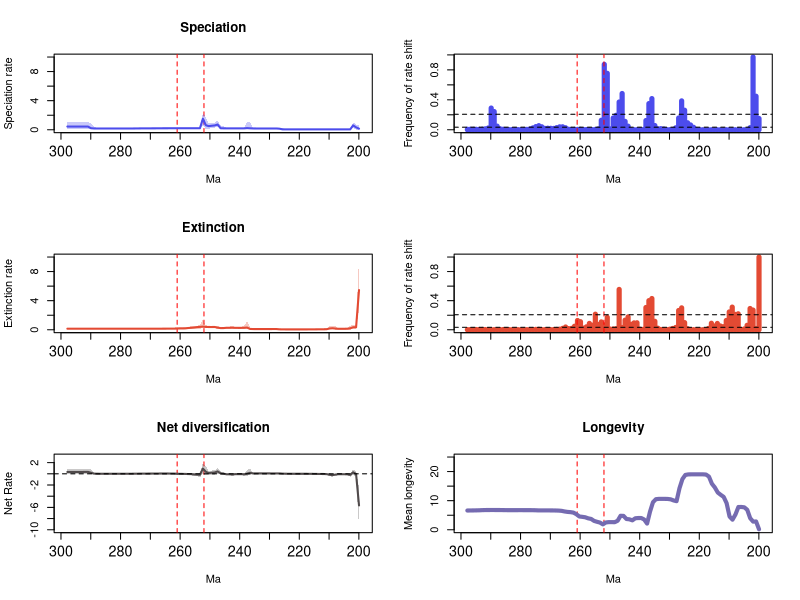

Reproduce this figure in R.


pdf(file='C:/Users/SimoesLabAdmin/Documents/BDNN_Arielli/reptilia/mcmc_no_predictors/A_rjmcmc_sampled_every_20k/RTT_plots_final.pdf',width=10, height=15)
par(mfrow=c(3,2))
library(scales)

# Define custom tick positions at 10 MY intervals
x_ticks <- seq(-300, -200, by=10)
x_tick_labels <- abs(x_ticks)

# Calculate positions for the mass extinction events
perm_trias_extinction = -252 # End-Permian mass extinction (252 Ma)
guadalupian_extinction = -261 # Guadalupian extinction (261 Ma)

time=c(-199.94725639499998, -200.936163185,-201.92506997499999,-202.913976765,-203.902883555,-204.891790345,-205.880697135,-206.869603925,-207.858510715,-208.847417505,-209.836324295,-210.82523108499998,-211.814137875,-212.803044665,-213.791951455,-214.780858245,-215.769765035,-216.758671825,-217.747578615,-218.736485405,-219.72539219499998,-220.714298985,-221.703205775,-222.692112565,-223.681019355,-224.669926145,-225.658832935,-226.647739725,-227.636646515,-228.62555330499998,-229.614460095,-230.60336688499999,-231.592273675,-232.581180465,-233.570087255,-234.558994045,-235.547900835,-236.536807625,-237.52571441499998,-238.514621205,-239.503527995,-240.492434785,-241.481341575,-242.470248365,-243.459155155,-244.448061945,-245.436968735,-246.42587552499998,-247.414782315,-248.403689105,-249.392595895,-250.381502685,-251.370409475,-252.359316265,-253.348223055,-254.337129845,-255.32603663499998,-256.31494342499997,-257.303850215,-258.292757005,-259.281663795,-260.270570585,-261.259477375,-262.248384165,-263.237290955,-264.226197745,-265.21510453499997,-266.204011325,-267.192918115,-268.181824905,-269.17073169500003,-270.159638485,-271.148545275,-272.137452065,-273.126358855,-274.11526564499997,-275.104172435,-276.093079225,-277.081986015,-278.070892805,-279.059799595,-280.048706385,-281.037613175,-282.026519965,-283.01542675499996,-284.004333545,-284.993240335,-285.982147125,-286.971053915,-287.959960705,-288.948867495,-289.937774285,-290.926681075,-291.91558786499996,-292.904494655,-293.893401445,-294.882308235,-295.871215025,-296.860121815,-297.849028605)
rate=c(0.15313336157387758, 0.3329589931299385,0.6022812176345975,0.05462234726966869,0.05441363681899425,0.05440987548663266,0.054409256016385146,0.0544079544710714,0.05440478273034457,0.05440402273480176,0.054395083707974065,0.0543900447290256,0.054386379399028996,0.054386063976915075,0.05438409227263544,0.054386964660841815,0.05438851208186892,0.05438934726170583,0.05439107981525484,0.05438851208186892,0.05439107981525484,0.054395083707974065,0.05441242652771938,0.05458867618248743,0.05578359152587249,0.057063239167522116,0.0610869860784142,0.146868398368434,0.1755449781044821,0.1732204936931233,0.17135924948194126,0.1712868949168721,0.17131785676627584,0.17269584469745752,0.1759194853385445,0.17804928196916736,0.18096753777969043,0.2004786216025732,0.22741507759231666,0.19171477894639716,0.19150224046857267,0.191503866698282,0.191503866698282,0.19151148200911042,0.19151651496416872,0.19158195991356075,0.19778614187292526,0.2069392558940807,0.7230063225861842,0.5947973601714684,0.5535046991635932,0.4981342905878909,0.6219470681038048,1.5218666449055225,0.210839285079017,0.2097201598419921,0.20922837478475642,0.20921175764913144,0.20923160952231645,0.2092652736618878,0.2094588022186713,0.20944136841795966,0.20890427909761553,0.20860294448580907,0.2083275536301596,0.20805223807699957,0.2072252625302661,0.2048608034117666,0.2015043656278464,0.19867028960409755,0.1967885752071245,0.19544275490527607,0.1937639042154109,0.1921318236354062,0.19030967632910573,0.1860827264156813,0.18047489155213853,0.17619829858252822,0.1736986628419781,0.1724344752817108,0.17194064474404058,0.17166595057770825,0.1714900671258485,0.17144335418383316,0.1715287869698151,0.17166271391623283,0.17159070833122347,0.1717960074328469,0.17248791329844748,0.17423817095047306,0.18073179440628226,0.21220395629042255,0.438759144124622,0.44383444266475175,0.4400138593165728,0.43876899664284086,0.43883824898537355,0.44005411392873744,0.44172845638591374,0.44484988665887687)
minHPD=c(2.1550036428609548e-05, 7.653404137394028e-05,0.2727053446141114,0.03906372913313762,0.04141076738495005,0.04137426738842922,0.04140535977921385,0.04141672549446696,0.04144149840540235,0.04139794126803834,0.04141672549446696,0.04153041628911467,0.04162690871843415,0.04144447608699939,0.041626796031199745,0.04148393683514212,0.04148393683514212,0.04148393683514212,0.041626796031199745,0.041626796031199745,0.04153041628911467,0.0414016579057861,0.04141672549446696,0.040823776242734346,0.040049116423558434,0.042035433757564744,0.04201267867534394,0.050300301037868124,0.106872442532739,0.1099202257114235,0.11109936897613146,0.11111124178155829,0.11110951404187178,0.11148702571233833,0.11085018012739528,0.11006654815406013,0.10681366891609854,0.10685491026142217,0.16177856676748043,0.13490066819262458,0.13665731541107906,0.13669821884077726,0.13667419540382367,0.13665731541107906,0.1375145014950347,0.13701371037991886,0.14434077091425976,0.1489607275093156,0.38583942031104007,0.2924593819136264,0.24707797938370565,0.11920517579714333,0.08787968870869799,0.6279973250323728,0.14082833338862508,0.14576856014983947,0.1459846650021991,0.14576856014983947,0.1457737661040971,0.14576856014983947,0.14551325465311296,0.14578748525574747,0.14578514256431396,0.14576856014983947,0.14459814888302316,0.14339291764932957,0.14251050262340587,0.12626267142312755,0.09415461362924665,0.0853213629341772,0.08323181971664739,0.08097132963701441,0.07682175465335771,0.0768769054389105,0.07403216726995196,0.06775798019466531,0.06261412046882604,0.06060341099059637,0.05888632879980028,0.057282207677089254,0.05757211991225554,0.05750748291889499,0.057533386062778503,0.057473624198091544,0.057473624198091544,0.05755426816516868,0.057544268376625365,0.05755029408603367,0.05736632624857129,0.05430102945372751,0.04266995305003667,0.052701695705230665,0.13976664945835357,0.1446289744760521,0.14522150899296643,0.14250492791748456,0.14347914449607577,0.1437002057049091,0.14301368144303758,0.1425236103650591)
maxHPD=c(0.5760985920107903, 0.7302041800555066,1.027443021804807,0.07080004724451847,0.06808515644644636,0.06800924933848194,0.06800924933848194,0.06800316255557624,0.06800316255557624,0.06793147082879239,0.0679057356585223,0.06799648365234083,0.06808515644644636,0.06789569153727282,0.06807602869512015,0.06792929041375652,0.06792929041375652,0.06793147082879239,0.06808052816301277,0.06808367459343903,0.06799606734883386,0.06790834887015225,0.06807908930341186,0.0687003285708555,0.13178783822359644,0.146550742292,0.18987578782934153,0.21543429950177917,0.22791738971853873,0.22404487537564244,0.2241005459078199,0.22403602092721447,0.22418878236967824,0.22467622086389957,0.22479025397548832,0.2271750757019642,0.233974137549528,1.0311050848903802,1.1308477835480217,0.2338931527938937,0.23278212030333223,0.23270347516802337,0.23263749443462572,0.2326676104993407,0.2336672795384761,0.23368462902386097,0.47911238782796545,0.5982642746342075,1.257381489917781,0.9626094473872286,0.9368650119044913,0.8750345734760814,1.7222642675225606,2.2897620507482586,0.30997345873507703,0.2926087091358037,0.2877904459107367,0.286986740074711,0.2869093373277986,0.28701374678093944,0.28807388023617225,0.28870057803975246,0.287889437029297,0.28807388023617225,0.2877816837071946,0.2880434781976923,0.29200584943051355,0.2965244160215808,0.27895033855653295,0.2717014025333729,0.269065016635512,0.26649393626973045,0.26211674563938947,0.26175085219308836,0.25840327277663094,0.25202655426693604,0.2458010978556797,0.24177502157293035,0.23972489613734965,0.23772065551783028,0.2377022054581586,0.23749975742691531,0.23749975742691531,0.23734047602439026,0.23705561147106669,0.23705561147106669,0.23732409978725214,0.23802196811338347,0.24017303694466285,0.24585901509974153,0.39367545728081144,0.8942233910607168,1.0896785932734903,1.0526965399161141,1.0311711116635687,1.0187972406870744,1.017437910386295,1.0165720838462353,1.0165720838462353,1.0242280544890465)
remove_na = !is.na(rate)
time = time[remove_na]
plot(time,time,type = 'n', ylim = c(0, 10), xlim = c(-298.343482,-199.452803), ylab = 'Speciation rate', xlab = 'Ma',main='Speciation', xaxt='n') # xaxt removes default x axis
axis(1, at=x_ticks, labels=x_tick_labels, cex.axis=1.3) # Custom x-axis with 10MY interval ticks
# Add vertical lines for mass extinction events
abline(v=perm_trias_extinction, col="red", lty=2) 
abline(v=guadalupian_extinction, col="red", lty=2)

polygon(c(time, rev(time)), c(maxHPD[remove_na], rev(minHPD[remove_na])), col = alpha('#4c4cec',0.3), border = NA)
lines(time,rate[remove_na], col = '#4c4cec', lwd=2)
mids=c(-199.95225087373734, -200.9511466212121,-201.95004236868687,-202.94893811616163,-203.94783386363633,-204.9467296111111,-205.94562535858586,-206.94452110606062,-207.94341685353533,-208.9423126010101,-209.94120834848485,-210.9401040959596,-211.93899984343432,-212.93789559090908,-213.93679133838384,-214.9356870858586,-215.9345828333333,-216.93347858080807,-217.93237432828283,-218.9312700757576,-219.9301658232323,-220.92906157070706,-221.92795731818183,-222.9268530656566,-223.9257488131313,-224.92464456060605,-225.92354030808082,-226.92243605555552,-227.92133180303028,-228.92022755050505,-229.9191232979798,-230.9180190454545,-231.91691479292928,-232.91581054040404,-233.9147062878788,-234.9136020353535,-235.91249778282827,-236.91139353030303,-237.9102892777778,-238.9091850252525,-239.90808077272726,-240.90697652020202,-241.90587226767678,-242.9047680151515,-243.90366376262625,-244.902559510101,-245.90145525757578,-246.90035100505048,-247.89924675252524,-248.8981425,-249.89703824747477,-250.89593399494947,-251.89482974242424,-252.893725489899,-253.89262123737376,-254.89151698484847,-255.89041273232323,-256.88930847979793,-257.8882042272727,-258.88709997474746,-259.8859957222222,-260.884891469697,-261.8837872171717,-262.88268296464645,-263.8815787121212,-264.8804744595959,-265.8793702070707,-266.87826595454544,-267.8771617020202,-268.87605744949497,-269.87495319696967,-270.87384894444443,-271.8727446919192,-272.8716404393939,-273.87053618686866,-274.8694319343434,-275.8683276818182,-276.86722342929295,-277.86611917676765,-278.8650149242424,-279.8639106717171,-280.8628064191919,-281.86170216666665,-282.8605979141414,-283.85949366161617,-284.8583894090909,-285.85728515656564,-286.8561809040404,-287.8550766515151,-288.85397239898987,-289.85286814646463,-290.8517638939394,-291.85065964141415,-292.84955538888886,-293.8484511363636,-294.8473468838384,-295.8462426313131,-296.84513837878785,-297.8440341262626)
counts=c(0.1508744038155803, 0.44804451510333865,0.9716693163751987,0.028139904610492844,0.0005087440381558028,0.0005087440381558028,0.00038155802861685216,0.00038155802861685216,0.0004610492845786963,0.0006836248012718601,0.000397456279809221,0.000397456279809221,0.00017488076311605722,0.0002384737678855326,0.0002702702702702703,0.00019077901430842608,0.00028616852146263913,0.0002702702702702703,0.00014308426073131957,0.00030206677265500793,0.0009697933227344992,0.0037042925278219395,0.03325914149443561,0.064181240063593,0.09340222575516693,0.26104928457869636,0.3858346581875994,0.15736089030206676,0.02575516693163752,0.0031478537360890304,0.0012559618441971383,0.002273449920508744,0.009379968203497615,0.01505564387917329,0.01273449920508744,0.056518282988871224,0.4164387917329094,0.3496661367249603,0.1231637519872814,0.002066772655007949,0.0008108108108108108,0.0010174880763116057,0.0009697933227344992,0.0010015898251192368,0.04818759936406995,0.11206677265500795,0.4843402225755167,0.37068362480127187,0.19335453100158984,0.1572496025437202,0.011589825119236884,0.7541176470588236,0.873577106518283,0.1272019077901431,0.011160572337042925,0.005087440381558029,0.001796502384737679,0.0011923688394276629,0.002845786963434022,0.003465818759936407,0.005389507154213036,0.005278219395866455,0.004531001589825119,0.0042448330683624805,0.0073449920508744035,0.026931637519872813,0.03992050874403816,0.03925278219395866,0.028330683624801272,0.018076311605723372,0.01969793322734499,0.020858505564387918,0.019189189189189187,0.039904610492845785,0.05502384737678855,0.04230524642289348,0.025055643879173292,0.011271860095389507,0.005294117647058823,0.003338632750397456,0.0022257551669316376,0.0021303656597774245,0.002368839427662957,0.002591414944356121,0.001971383147853736,0.0027503974562798094,0.0069475357710651825,0.013322734499205088,0.04847376788553259,0.2432114467408585,0.2899523052464229,0.023736089030206676,0.012670906200317964,0.007281399046104928,0.005818759936406995,0.006184419713831478,0.005850556438791733,0.007360890302066773,0.00712241653418124)
plot(mids,counts,type = 'h', xlim = c(-298.343482,-199.452803), ylim=c(0,0.9716693163751987), ylab = 'Frequency of rate shift', xlab = 'Ma',lwd=5,col='#4c4cec', xaxt='n') # xaxt removes default x axis
axis(1, at=x_ticks, labels=x_tick_labels, cex.axis=1.3) # Custom x-axis with 10MY interval ticks
# Add vertical lines for mass extinction events
abline(v=perm_trias_extinction, col="red", lty=2) 
abline(v=guadalupian_extinction, col="red", lty=2)
bf2 = 0.034099133750137754
bf6 = 0.20688761245815923
abline(h=bf2, lty=2)
abline(h=bf6, lty=2)

time=c(-199.94725639499998, -200.936163185,-201.92506997499999,-202.913976765,-203.902883555,-204.891790345,-205.880697135,-206.869603925,-207.858510715,-208.847417505,-209.836324295,-210.82523108499998,-211.814137875,-212.803044665,-213.791951455,-214.780858245,-215.769765035,-216.758671825,-217.747578615,-218.736485405,-219.72539219499998,-220.714298985,-221.703205775,-222.692112565,-223.681019355,-224.669926145,-225.658832935,-226.647739725,-227.636646515,-228.62555330499998,-229.614460095,-230.60336688499999,-231.592273675,-232.581180465,-233.570087255,-234.558994045,-235.547900835,-236.536807625,-237.52571441499998,-238.514621205,-239.503527995,-240.492434785,-241.481341575,-242.470248365,-243.459155155,-244.448061945,-245.436968735,-246.42587552499998,-247.414782315,-248.403689105,-249.392595895,-250.381502685,-251.370409475,-252.359316265,-253.348223055,-254.337129845,-255.32603663499998,-256.31494342499997,-257.303850215,-258.292757005,-259.281663795,-260.270570585,-261.259477375,-262.248384165,-263.237290955,-264.226197745,-265.21510453499997,-266.204011325,-267.192918115,-268.181824905,-269.17073169500003,-270.159638485,-271.148545275,-272.137452065,-273.126358855,-274.11526564499997,-275.104172435,-276.093079225,-277.081986015,-278.070892805,-279.059799595,-280.048706385,-281.037613175,-282.026519965,-283.01542675499996,-284.004333545,-284.993240335,-285.982147125,-286.971053915,-287.959960705,-288.948867495,-289.937774285,-290.926681075,-291.91558786499996,-292.904494655,-293.893401445,-294.882308235,-295.871215025,-296.860121815,-297.849028605)
rate=c(5.4586905758389905, 0.341354083102555,0.34560123291042544,0.1969366829012808,0.1472698087041735,0.13934587356535277,0.1381539807869057,0.13826581726434137,0.16268617748904535,0.2093848755728515,0.17586859300889052,0.07611476420971347,0.06513258595549103,0.0635191995427058,0.061787770102748954,0.058231247556780635,0.05587895769095146,0.052679317265644274,0.051883330040212686,0.05178292219862707,0.05176879524963883,0.051755651176601816,0.05174781566100999,0.05175816371948125,0.05179454053651629,0.052052209462811014,0.05413320950760117,0.06311025331921907,0.09908359139207623,0.09871328967881807,0.09720917884756476,0.09642612118699405,0.09626653917974096,0.09619527927622175,0.09613316604547467,0.09628865820007437,0.09854230373556003,0.11647733948275527,0.30327342724251494,0.2710393350302904,0.2628152948083585,0.262913889602001,0.26640896690851945,0.28493828002390376,0.2776311266749296,0.2738872615004047,0.23442253603439733,0.23227065751213138,0.29419507333722605,0.3815773475087195,0.3790598006420186,0.37958574632794445,0.3917885341296624,0.43475447785171295,0.39583463310202677,0.3668674957578089,0.31124340971093656,0.2714644266367574,0.24122457145992487,0.1913893453423452,0.184654870855062,0.18027308008394755,0.16349666899817314,0.1562545573999757,0.15449796608972005,0.15364406127406893,0.15205428595947273,0.15000036816643159,0.14909645654032105,0.14876122879958614,0.14864212325613543,0.1485291942268649,0.1484680905685581,0.1484501829752645,0.14840052312036195,0.14825643732051633,0.1478718307630349,0.14765100369957107,0.14753765538939548,0.14747104330294175,0.14744654902365634,0.14742642712604753,0.14743413830311197,0.14744908679826518,0.14745763728069988,0.14743686659568436,0.14728887957134107,0.14708299560554228,0.14692352749171905,0.1468661422223781,0.14681402112989012,0.14678146196821262,0.14678911843767317,0.14683838692812273,0.14692196144872138,0.14703894265374018,0.14711364684754524,0.14715697388957205,0.14719150832186706,0.14720398597303427)
minHPD=c(2.7816194709810413, 0.13089233413206436,0.13083854681658377,0.01602321415360232,6.303811107802121e-05,0.009959265970644258,0.009632219224173304,0.009535205187950991,0.021269496552257367,0.11039786440754024,0.04131805763050692,0.04053549624952102,0.03935787071264956,0.03929761633116272,0.03725599664612839,0.033507493732069064,0.03118943383638901,0.029707517053096183,0.031185461279861493,0.031111614994809182,0.031111614994809182,0.03111590337083885,0.031111614994809182,0.03118765599183603,0.03118943383638901,0.030126305204693393,0.027755058698134088,0.031111614994809182,0.04975049653068004,0.05252021128214867,0.053002911895872855,0.05343140628866335,0.05343140628866335,0.053480441246437964,0.05315857058697957,0.05250228792959498,0.04845138361929763,0.05354417077861716,0.12048295320512015,0.05539989766373727,0.08285349864682576,0.07811546348521682,0.08905934310632463,0.1750109766045938,0.1509941507645412,0.13579210629679025,0.0580235863467542,0.05801009021486317,0.0927974380332684,0.2209981372100954,0.22159607874507184,0.22142967733713864,0.21922883274282237,0.24015785468767215,0.14322038564094894,0.14305586363199693,0.13083907789028693,0.1219396969535351,0.12038133482089858,0.11659512670808525,0.11516001894848032,0.11021413485690662,0.09596168623371114,0.09886189619779032,0.09701935352504018,0.09672745631556856,0.08878379718594998,0.09054514380580798,0.09479557662809046,0.0961950612220244,0.09610372377157107,0.09654915047821286,0.09634346902675901,0.09654915047821286,0.09670662960611492,0.0954562457610299,0.09574607980926163,0.09640668192133761,0.09654915047821286,0.09641675036970235,0.0965010209242332,0.09654915047821286,0.09655144854712601,0.0967196918621378,0.09670662960611492,0.09655826449165325,0.09654181768391855,0.09647051041099014,0.09629873060421541,0.0956018828916174,0.095432444620053,0.09523797679701897,0.09484770955667897,0.09440337854550433,0.09436352283310383,0.09277720408482273,0.0914424401454519,0.0925186257100834,0.09149501523539517,0.09039965125814906)
maxHPD=c(9.993676233121652, 0.6524795973089286,0.6524795973089286,0.5562182080834596,0.28411325902143597,0.22536850772501874,0.22166702784661307,0.22185546893686733,0.45525775758092624,0.569225461155687,0.5100417544035416,0.206121723207222,0.17301211840520161,0.16646397807751628,0.16001526176460285,0.14840591480781404,0.1400858989414134,0.07578871551379285,0.07388329721907952,0.07365132923531013,0.07365132923531013,0.07366919622401484,0.07370847683360374,0.07386314417439341,0.0740423614196601,0.0742444458595478,0.10082067083443064,0.12423498208928535,0.16554677711850402,0.15188932230709173,0.14480944131440487,0.14286417375641045,0.14261879890043472,0.14270866586649708,0.14305167555572756,0.1464637887375882,0.24484989939814958,0.3106996154913354,1.151915954495863,0.5756549655059755,0.36353052025080773,0.3575439312359967,0.3645998070406865,0.567347122674484,0.38458403287507076,0.3753131622755357,0.3219833008775021,0.32349350023717094,0.5465384398553977,0.5702918864907642,0.5644569333467281,0.5642730123735211,0.5975844485151441,1.373538732904672,0.6471539419792155,0.5686051819069842,0.5396752263821352,0.45781876800355203,0.44246383453749555,0.41607408584197836,0.4051620987623977,0.39682831742202834,0.3249865466160056,0.29862685402897104,0.2897662449733741,0.2854009507963039,0.2629225929503806,0.2138713681790691,0.20881914031500165,0.2074529135216671,0.20589622960223672,0.20557680557720281,0.2049868034495811,0.20491373986137054,0.2048763191900449,0.20319901424010733,0.20220153913836553,0.2021835209299927,0.20209201734750762,0.20183877900396768,0.20186003973045366,0.20183877900396768,0.2017343625764493,0.20186003973045366,0.20186003973045366,0.20172253294580883,0.20172253294580883,0.20186003973045366,0.20220916526071278,0.2017343625764493,0.20174604789728362,0.20188552250328762,0.2018548161080748,0.20204940347662032,0.2032050185279287,0.20318233929496474,0.20330604304497357,0.20562314355631764,0.2058739821364474,0.2058739821364474)
remove_na = !is.na(rate)
time = time[remove_na]
plot(time,time,type = 'n', ylim = c(0, 10), xlim = c(-298.343482,-199.452803), ylab = 'Extinction rate', xlab = 'Ma',main='Extinction', xaxt='n') # xaxt removes default x axis
axis(1, at=x_ticks, labels=x_tick_labels, cex.axis=1.3) # Custom x-axis with 10MY interval ticks
# Add vertical lines for mass extinction events
abline(v=perm_trias_extinction, col="red", lty=2) 
abline(v=guadalupian_extinction, col="red", lty=2)
polygon(c(time, rev(time)), c(maxHPD[remove_na], rev(minHPD[remove_na])), col = alpha('#e34a33',0.3), border = NA)
lines(time,rate[remove_na], col = '#e34a33', lwd=2)
mids=c(-199.95225087373734, -200.9511466212121,-201.95004236868687,-202.94893811616163,-203.94783386363633,-204.9467296111111,-205.94562535858586,-206.94452110606062,-207.94341685353533,-208.9423126010101,-209.94120834848485,-210.9401040959596,-211.93899984343432,-212.93789559090908,-213.93679133838384,-214.9356870858586,-215.9345828333333,-216.93347858080807,-217.93237432828283,-218.9312700757576,-219.9301658232323,-220.92906157070706,-221.92795731818183,-222.9268530656566,-223.9257488131313,-224.92464456060605,-225.92354030808082,-226.92243605555552,-227.92133180303028,-228.92022755050505,-229.9191232979798,-230.9180190454545,-231.91691479292928,-232.91581054040404,-233.9147062878788,-234.9136020353535,-235.91249778282827,-236.91139353030303,-237.9102892777778,-238.9091850252525,-239.90808077272726,-240.90697652020202,-241.90587226767678,-242.9047680151515,-243.90366376262625,-244.902559510101,-245.90145525757578,-246.90035100505048,-247.89924675252524,-248.8981425,-249.89703824747477,-250.89593399494947,-251.89482974242424,-252.893725489899,-253.89262123737376,-254.89151698484847,-255.89041273232323,-256.88930847979793,-257.8882042272727,-258.88709997474746,-259.8859957222222,-260.884891469697,-261.8837872171717,-262.88268296464645,-263.8815787121212,-264.8804744595959,-265.8793702070707,-266.87826595454544,-267.8771617020202,-268.87605744949497,-269.87495319696967,-270.87384894444443,-271.8727446919192,-272.8716404393939,-273.87053618686866,-274.8694319343434,-275.8683276818182,-276.86722342929295,-277.86611917676765,-278.8650149242424,-279.8639106717171,-280.8628064191919,-281.86170216666665,-282.8605979141414,-283.85949366161617,-284.8583894090909,-285.85728515656564,-286.8561809040404,-287.8550766515151,-288.85397239898987,-289.85286814646463,-290.8517638939394,-291.85065964141415,-292.84955538888886,-293.8484511363636,-294.8473468838384,-295.8462426313131,-296.84513837878785,-297.8440341262626)
counts=c(1.0, 0.01751987281399046,0.27057233704292527,0.29243243243243244,0.06111287758346582,0.011033386327503975,0.003990461049284579,0.21953895071542132,0.2111287758346582,0.3115739268680445,0.24507154213036567,0.12783783783783784,0.04243243243243243,0.05273449920508744,0.08678855325914149,0.05174880763116057,0.08972972972972973,0.018139904610492846,0.002273449920508744,0.0005405405405405405,0.0005405405405405405,0.000794912559618442,0.0013513513513513514,0.0024165341812400635,0.014594594594594595,0.09831478537360891,0.3011605723370429,0.26491255961844196,0.03203497615262321,0.018028616852146264,0.00823529411764706,0.002082670906200318,0.0015421303656597775,0.004069952305246423,0.021748807631160574,0.11634340222575516,0.42955484896661367,0.4002543720190779,0.3058823529411765,0.005135135135135135,0.006915739268680445,0.09607313195548489,0.09457869634340223,0.07543720190779014,0.17737678855325914,0.1324006359300477,0.031542130365659775,0.554610492845787,0.015516693163751987,0.010588235294117647,0.009507154213036566,0.17119236883942765,0.06677265500794913,0.10813990461049285,0.07162162162162163,0.21410174880763116,0.06290937996820349,0.08736089030206677,0.04063593004769475,0.02287758346581876,0.11101748807631161,0.1275516693163752,0.04861685214626391,0.019236883942766295,0.015818759936406995,0.03809220985691574,0.01960254372019078,0.00821939586645469,0.004515103338632751,0.002972972972972973,0.0018441971383147853,0.0013672496025437203,0.0017170111287758347,0.002273449920508744,0.00616852146263911,0.0056597774244833065,0.002988871224165342,0.0013036565977742449,0.001287758346581876,0.0009062003179650238,0.0010015898251192368,0.0010492845786963434,0.0009697933227344992,0.0010651828298887122,0.002448330683624801,0.003577106518282989,0.003243243243243243,0.001971383147853736,0.001589825119236884,0.0013831478537360891,0.0015739268680445152,0.002273449920508744,0.003243243243243243,0.00410174880763116,0.0035135135135135136,0.0033068362480127185,0.0027503974562798094,0.0028298887122416533,0.001955484896661367)
plot(mids,counts,type = 'h', xlim = c(-298.343482,-199.452803), ylim=c(0,1.0), ylab = 'Frequency of rate shift', xlab = 'Ma',lwd=5,col='#e34a33', xaxt='n') # xaxt removes default x axis
axis(1, at=x_ticks, labels=x_tick_labels, cex.axis=1.3) # Custom x-axis with 10MY interval ticks
# Add vertical lines for mass extinction events
abline(v=perm_trias_extinction, col="red", lty=2) 
abline(v=guadalupian_extinction, col="red", lty=2)
abline(h=bf2, lty=2)
abline(h=bf6, lty=2)
#Net Diversification Rate
time=c(-199.94725639499998, -200.936163185,-201.92506997499999,-202.913976765,-203.902883555,-204.891790345,-205.880697135,-206.869603925,-207.858510715,-208.847417505,-209.836324295,-210.82523108499998,-211.814137875,-212.803044665,-213.791951455,-214.780858245,-215.769765035,-216.758671825,-217.747578615,-218.736485405,-219.72539219499998,-220.714298985,-221.703205775,-222.692112565,-223.681019355,-224.669926145,-225.658832935,-226.647739725,-227.636646515,-228.62555330499998,-229.614460095,-230.60336688499999,-231.592273675,-232.581180465,-233.570087255,-234.558994045,-235.547900835,-236.536807625,-237.52571441499998,-238.514621205,-239.503527995,-240.492434785,-241.481341575,-242.470248365,-243.459155155,-244.448061945,-245.436968735,-246.42587552499998,-247.414782315,-248.403689105,-249.392595895,-250.381502685,-251.370409475,-252.359316265,-253.348223055,-254.337129845,-255.32603663499998,-256.31494342499997,-257.303850215,-258.292757005,-259.281663795,-260.270570585,-261.259477375,-262.248384165,-263.237290955,-264.226197745,-265.21510453499997,-266.204011325,-267.192918115,-268.181824905,-269.17073169500003,-270.159638485,-271.148545275,-272.137452065,-273.126358855,-274.11526564499997,-275.104172435,-276.093079225,-277.081986015,-278.070892805,-279.059799595,-280.048706385,-281.037613175,-282.026519965,-283.01542675499996,-284.004333545,-284.993240335,-285.982147125,-286.971053915,-287.959960705,-288.948867495,-289.937774285,-290.926681075,-291.91558786499996,-292.904494655,-293.893401445,-294.882308235,-295.871215025,-296.860121815,-297.849028605)
net_rate=c(-5.648477313544931, -0.029430453532296036,0.27057197295256696,-0.18759126438566937,-0.09102763002415938,-0.07497227701806665,-0.07304782553626622,-0.07315238683934451,-0.13585186454184422,-0.23345448669516722,-0.16565118557219352,-0.054862771257499075,-0.03396154323884516,-0.028735774425189157,-0.023601659295044906,-0.01423605392377381,-0.008642640973175136,-0.00014814061411682751,0.001869069412611043,0.002052459951635907,0.0020680233274289377,0.0020985840952948967,0.0022008792440954216,0.003097634021383518,0.009554547925788501,0.01621939234765297,0.03237534790820745,0.0719883851526126,0.07203597974454362,0.07062121251281311,0.0722504768481412,0.07339604437101052,0.07359944186524801,0.07445121522619247,0.07634249080210855,0.0765481502064084,0.07171063943430495,0.1789317424590938,0.03422794456837943,-0.09103861906749508,-0.05781185658526929,-0.05809936488743005,-0.06349874054635324,-0.11841179429413966,-0.08874813170570124,-0.08003065149137675,0.01848058840224636,0.08839849035066917,0.42722015293116394,0.23498388401627662,0.19727420457332623,0.12409751681391543,0.3578270261378298,0.9367642383892729,-0.17508233113356803,-0.14737386437770825,-0.11357131183170316,-0.054895888193543345,-0.04065812186154888,-0.019092300075218546,-0.00981341626642464,-0.003514925791235492,0.026358613154098872,0.04313636568731741,0.047369783786319807,0.04922058088307114,0.051742431258552754,0.052252159808715996,0.04786426657240647,0.0437530065731813,0.04085025984400306,0.038893711406209085,0.03627353307351356,0.033754199065853106,0.031101339907547418,0.024665116475878806,0.017726034064516765,0.012866381627727316,0.010283844872744237,0.009122806396275083,0.008703073724055274,0.00851107194920708,0.008358694224770011,0.008355872484834917,0.008406003701085359,0.008674238212941318,0.008982267307142624,0.009713993201300297,0.011395362846541439,0.015700829450539813,0.03584131355459231,0.19414328001790956,0.3447322674227995,0.34041172507600403,0.33255298303641406,0.3289332018423625,0.3279563432377576,0.3281809478229288,0.32912863011176524,0.33198412034074043)
net_minHPD=c(-9.776122047679221, -0.46465561307132364,-0.19497866149262166,-0.5425064513824113,-0.2356821256844224,-0.1715355019379887,-0.17150004604235633,-0.17087535745200338,-0.40188298137485223,-0.5158798730410916,-0.45462342216771445,-0.15546591231425974,-0.12067116606253636,-0.11393679561289409,-0.10595577808102356,-0.08914500008851937,-0.07964706552930467,-0.02492934077274988,-0.023028602956474346,-0.022507894416878525,-0.022492115989612253,-0.022952198195672652,-0.023022919042764996,-0.02303150874500788,-0.025138083787546457,-0.02375600394360535,-0.031113863232985525,-0.034081302221762394,-0.01279243394575369,0.008410174976330259,0.015199205857596043,0.016584250478746718,0.01783206604499782,0.016559366450592784,0.014592452150308521,0.011556674087517135,-0.07707415018470362,-0.15219152274427353,-0.34111837148087054,-0.4295681210509825,-0.18215370693659966,-0.18152514212246212,-0.17993388247348477,-0.3958188737726897,-0.20705336624386583,-0.20389499142215378,-0.13755576406450076,-0.13694741320244327,0.01118438471201777,-0.14845719765354043,-0.18784202512069587,-0.24550473941818232,-0.29239901485799524,0.07599148984583004,-0.6403880964004239,-0.39671007452558316,-0.35892735804521136,-0.2636563411694288,-0.2449917004953247,-0.21621498178819062,-0.21020927959358485,-0.19483878631006246,-0.13607905086455044,-0.102928977083444,-0.09279441845688863,-0.08116648641660337,-0.06359852332712185,-0.049750636752665015,-0.06010039696464911,-0.06340569183645589,-0.06649667634985963,-0.0715401564090045,-0.07662399474435985,-0.07763014870193197,-0.08092509648726835,-0.08805675081553511,-0.093510033060133,-0.09785312751192561,-0.09793482840319859,-0.09785312751192561,-0.10144820001483144,-0.10124524433821333,-0.10124524433821333,-0.10118615965607194,-0.09784727520478012,-0.09793482840319859,-0.09792628693377266,-0.09786048986484444,-0.10118615965607194,-0.1037071005691844,-0.12075187004557064,-0.10497574146148929,-0.03779342906104913,-0.03273150619479798,-0.028009367651295858,-0.02959853024187012,-0.030114414766032466,-0.03027921433860009,-0.03425900454569014,-0.034459504986947775)
net_maxHPD=c(-2.4824873670775287, 0.42371164836400677,0.7510769364283963,0.04454199789812791,0.052423768192601576,0.044815373416682534,0.04114895816090459,0.04209483406052569,0.03190044881951258,-0.049610682979815524,0.015332728504192629,0.014276452898832219,0.01593012839045966,0.01568893360539507,0.01833781415659204,0.023281946045782112,0.025767500198565496,0.030868240753560344,0.028584155079072457,0.02889308317622155,0.02892376787841592,0.02853743152971517,0.028760677583390022,0.031120867410390204,0.07909658502986991,0.09948963601645874,0.16455431315797564,0.1751680881831318,0.1632628318385351,0.1441116940079275,0.13591462329045062,0.13483110473271495,0.13602195760820673,0.1358863896321991,0.1386345066346555,0.1463144567289379,0.15471076368060518,0.9903232797186843,0.648807485840494,0.13368541837431908,0.09456857268162148,0.09405427743298589,0.0931762584140543,0.01599785581611582,0.02777870980370442,0.04047509710325972,0.26381400742536654,0.4486551518403266,0.9754121869990893,0.6438049124481902,0.57923721395871,0.4874047429249081,1.396917231900216,1.9086864436568778,0.13196987374648583,0.08425869512794579,0.10123299710604242,0.11344935463072564,0.12187749883374516,0.13211664621644376,0.13508956834396413,0.14807323771589767,0.16265948540036007,0.1626671040543326,0.16172259011384701,0.16780643900789907,0.16781215119593104,0.1622514287034137,0.14966513762422592,0.14482461321518314,0.14097153050229316,0.1359409749371601,0.13155069339803516,0.1306023611850765,0.12835052729639154,0.12209501080148584,0.11622447142419988,0.10897133792297456,0.10821407403316545,0.10785057303213577,0.10397357442493288,0.10402909332483365,0.10402909332483365,0.10397115883519978,0.10701231779680923,0.10669715029594531,0.10706314346514696,0.10853980781696315,0.11002081533186286,0.12082421265010043,0.2589092456870774,0.7544671851949722,0.927615931359812,0.9004218708133466,0.8830947002512828,0.8752933305140574,0.8739296088437543,0.8749186376469705,0.8739296088437543,0.883314213259666)
remove_na = !is.na(net_rate)
time = time[remove_na]
plot(time,time,type = 'n', ylim = c(-10, 3), xlim = c(-298.343482,-199.452803), ylab = 'Net Rate', xlab = 'Ma',lwd=2, main='Net diversification', col= '#504A4B', xaxt='n') # xaxt removes default x axis
axis(1, at=x_ticks, labels=x_tick_labels, cex.axis=1.3) # Custom x-axis with 10MY interval ticks
# Add vertical lines for mass extinction events
abline(v=perm_trias_extinction, col="red", lty=2) 
abline(v=guadalupian_extinction, col="red", lty=2)
polygon(c(time, rev(time)), c(net_maxHPD[remove_na], rev(net_minHPD[remove_na])), col = alpha('#504A4B',0.3), border = NA)
lines(time,net_rate[remove_na], col = '#504A4B', lwd=2)
abline(h=0,lty=2)


time=c(-199.94725639499998, -200.936163185,-201.92506997499999,-202.913976765,-203.902883555,-204.891790345,-205.880697135,-206.869603925,-207.858510715,-208.847417505,-209.836324295,-210.82523108499998,-211.814137875,-212.803044665,-213.791951455,-214.780858245,-215.769765035,-216.758671825,-217.747578615,-218.736485405,-219.72539219499998,-220.714298985,-221.703205775,-222.692112565,-223.681019355,-224.669926145,-225.658832935,-226.647739725,-227.636646515,-228.62555330499998,-229.614460095,-230.60336688499999,-231.592273675,-232.581180465,-233.570087255,-234.558994045,-235.547900835,-236.536807625,-237.52571441499998,-238.514621205,-239.503527995,-240.492434785,-241.481341575,-242.470248365,-243.459155155,-244.448061945,-245.436968735,-246.42587552499998,-247.414782315,-248.403689105,-249.392595895,-250.381502685,-251.370409475,-252.359316265,-253.348223055,-254.337129845,-255.32603663499998,-256.31494342499997,-257.303850215,-258.292757005,-259.281663795,-260.270570585,-261.259477375,-262.248384165,-263.237290955,-264.226197745,-265.21510453499997,-266.204011325,-267.192918115,-268.181824905,-269.17073169500003,-270.159638485,-271.148545275,-272.137452065,-273.126358855,-274.11526564499997,-275.104172435,-276.093079225,-277.081986015,-278.070892805,-279.059799595,-280.048706385,-281.037613175,-282.026519965,-283.01542675499996,-284.004333545,-284.993240335,-285.982147125,-286.971053915,-287.959960705,-288.948867495,-289.937774285,-290.926681075,-291.91558786499996,-292.904494655,-293.893401445,-294.882308235,-295.871215025,-296.860121815,-297.849028605)
rate=c(0.1699302880364946, 2.8461369799283567,2.8095375809887555,3.9799301083171197,6.866427806162008,7.717927532452816,7.834559048508226,7.828360498151115,5.251182402391478,3.47185701202271,4.541089726738069,9.139434672095845,11.298223643382755,12.007282097394873,12.796231378200215,14.538051758797232,15.823915952884056,18.280663251706503,18.979862643448893,19.04681269580085,19.051173823811684,19.054696521702763,19.05770330256528,19.052267177349744,19.027799225794016,18.851312705889704,17.43698585135747,14.278395622620096,9.82740190388765,10.079651327972236,10.463287169192837,10.594155538765767,10.616804706490102,10.623029153148678,10.618985569117926,10.50698328801101,9.46807244904555,6.234762830779868,2.132142218294006,3.54189658270706,4.040636911054429,4.035890641789538,3.949745129785953,3.245592711023495,3.591284568499432,3.703787975658276,4.764721029835967,4.812135429879318,3.092514664123465,2.6031877332448787,2.62726905686642,2.6259062389367243,2.511155227981762,1.8632467962117027,2.4759516741626855,2.741548916441896,3.054703089982461,3.7239407173561365,3.931741729530132,4.2939181734747605,4.446075132802083,4.568077735955474,5.346184377164227,5.892058528901714,6.058515321050801,6.140291121830698,6.291309542753841,6.502003723856966,6.589102685727807,6.623382473180166,6.641656788408242,6.6515061659578025,6.655561741273048,6.655899793403517,6.652133600514276,6.663300565063922,6.7086919867510355,6.7302320133902,6.737865377491782,6.7413738863672235,6.742631686796951,6.743424954167233,6.742416118189231,6.7407968813970065,6.7337910424138805,6.734034453803459,6.748829017667442,6.765341822437039,6.779923615558842,6.785020635846501,6.788980552441973,6.790083782994945,6.786831759170565,6.774620633750244,6.744650362007808,6.693073139932582,6.667926991891354,6.647256522271613,6.634013543747795,6.617904821544294)
minHPD=c(0.1699302880364946, 2.8461369799283567,2.8095375809887555,3.9799301083171197,6.866427806162008,7.717927532452816,7.834559048508226,7.828360498151115,5.251182402391478,3.47185701202271,4.541089726738069,9.139434672095845,11.298223643382755,12.007282097394873,12.796231378200215,14.538051758797232,15.823915952884056,18.280663251706503,18.979862643448893,19.04681269580085,19.051173823811684,19.054696521702763,19.05770330256528,19.052267177349744,19.027799225794016,18.851312705889704,17.43698585135747,14.278395622620096,9.82740190388765,10.079651327972236,10.463287169192837,10.594155538765767,10.616804706490102,10.623029153148678,10.618985569117926,10.50698328801101,9.46807244904555,6.234762830779868,2.132142218294006,3.54189658270706,4.040636911054429,4.035890641789538,3.949745129785953,3.245592711023495,3.591284568499432,3.703787975658276,4.764721029835967,4.812135429879318,3.092514664123465,2.6031877332448787,2.62726905686642,2.6259062389367243,2.511155227981762,1.8632467962117027,2.4759516741626855,2.741548916441896,3.054703089982461,3.7239407173561365,3.931741729530132,4.2939181734747605,4.446075132802083,4.568077735955474,5.346184377164227,5.892058528901714,6.058515321050801,6.140291121830698,6.291309542753841,6.502003723856966,6.589102685727807,6.623382473180166,6.641656788408242,6.6515061659578025,6.655561741273048,6.655899793403517,6.652133600514276,6.663300565063922,6.7086919867510355,6.7302320133902,6.737865377491782,6.7413738863672235,6.742631686796951,6.743424954167233,6.742416118189231,6.7407968813970065,6.7337910424138805,6.734034453803459,6.748829017667442,6.765341822437039,6.779923615558842,6.785020635846501,6.788980552441973,6.790083782994945,6.786831759170565,6.774620633750244,6.744650362007808,6.693073139932582,6.667926991891354,6.647256522271613,6.634013543747795,6.617904821544294)
maxHPD=c(0.1699302880364946, 2.8461369799283567,2.8095375809887555,3.9799301083171197,6.866427806162008,7.717927532452816,7.834559048508226,7.828360498151115,5.251182402391478,3.47185701202271,4.541089726738069,9.139434672095845,11.298223643382755,12.007282097394873,12.796231378200215,14.538051758797232,15.823915952884056,18.280663251706503,18.979862643448893,19.04681269580085,19.051173823811684,19.054696521702763,19.05770330256528,19.052267177349744,19.027799225794016,18.851312705889704,17.43698585135747,14.278395622620096,9.82740190388765,10.079651327972236,10.463287169192837,10.594155538765767,10.616804706490102,10.623029153148678,10.618985569117926,10.50698328801101,9.46807244904555,6.234762830779868,2.132142218294006,3.54189658270706,4.040636911054429,4.035890641789538,3.949745129785953,3.245592711023495,3.591284568499432,3.703787975658276,4.764721029835967,4.812135429879318,3.092514664123465,2.6031877332448787,2.62726905686642,2.6259062389367243,2.511155227981762,1.8632467962117027,2.4759516741626855,2.741548916441896,3.054703089982461,3.7239407173561365,3.931741729530132,4.2939181734747605,4.446075132802083,4.568077735955474,5.346184377164227,5.892058528901714,6.058515321050801,6.140291121830698,6.291309542753841,6.502003723856966,6.589102685727807,6.623382473180166,6.641656788408242,6.6515061659578025,6.655561741273048,6.655899793403517,6.652133600514276,6.663300565063922,6.7086919867510355,6.7302320133902,6.737865377491782,6.7413738863672235,6.742631686796951,6.743424954167233,6.742416118189231,6.7407968813970065,6.7337910424138805,6.734034453803459,6.748829017667442,6.765341822437039,6.779923615558842,6.785020635846501,6.788980552441973,6.790083782994945,6.786831759170565,6.774620633750244,6.744650362007808,6.693073139932582,6.667926991891354,6.647256522271613,6.634013543747795,6.617904821544294)
remove_na = !is.na(rate)
time = time[remove_na]
plot(time,time,type = 'n', ylim = c(0, 25), xlim = c(-298.343482,-199.452803), ylab = 'Mean longevity', xlab = 'Ma',main='Longevity', xaxt='n') # xaxt removes default x axis
axis(1, at=x_ticks, labels=x_tick_labels, cex.axis=1.3) # Custom x-axis with 10MY interval ticks
# Add vertical lines for mass extinction events
abline(v=perm_trias_extinction, col="red", lty=2) 
abline(v=guadalupian_extinction, col="red", lty=2)
polygon(c(time, rev(time)), c(maxHPD[remove_na], rev(minHPD[remove_na])), col = alpha('#756bb1',0.3), border = NA)
lines(time,rate[remove_na], col = '#756bb1', lwd=4)

n <- dev.off()
